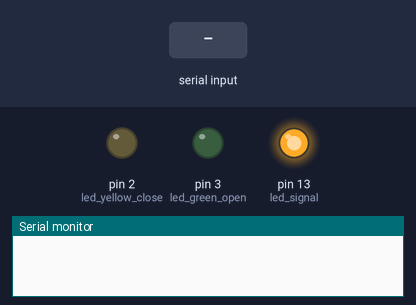
This sketch was run on a simulated Arduino Uno, built with avr-gcc and run on an emulated ATmega328P. Shown: output pins drawn as LEDs (lit = HIGH), the last lines printed to the serial monitor. Dashed ring = blinking. Inputs (shaded band) come from the test bench.

Above: at 0.1 s.
At 6.2 s:
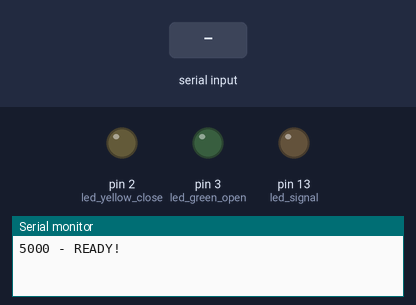
6.3 s: "90,45\n" received over the second serial link
At 7.2 s:
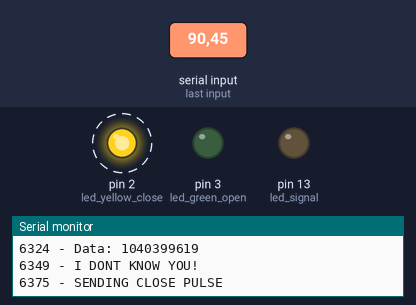
Timing chart, 0 to 15.3 s (numbered marks = the images above; inputs shaded):
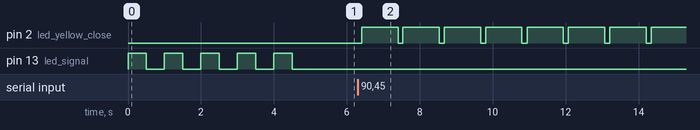

The sketch:

rdm6300Test.ino
```cpp
// Test de la libreria encontrada
#include "rdm630.h"

RDM6300 rfid(6, 8);  //TX-pin of RDM630 connected to Arduino pin 6
int led_yellow_close = 2;
int led_green_open = 3;
int led_signal = 13;
long OPEN_PULSE_WIDTH = 800;
long CLOSE_PULSE_WIDTH = 1000;
long OPEN_STATE_DURATION = 5000;
long CODE_READ_DELAY = 10000;
long codeReadDelayMaxMillis = millis();

void setup()
{
    Serial.begin(9600);  // start serial to PC
    pinMode(led_yellow_close, OUTPUT);
    pinMode(led_green_open, OUTPUT);
    pinMode(led_signal, OUTPUT);
    rfid.begin();
    ledSignal(5,500);
    setMessage("READY!");
}

void loop()
{
  unsigned long rfidTagCode = 0;

  if(rfid.available()){
    setMessage("RFID Data is available! reading it...");
    rfidTagCode = readRFIDCode();
    setMessage("Data: " + String(rfidTagCode));
    if(millis() > codeReadDelayMaxMillis) {
      if(rfidTagCode == 7598635) {
        setMessage("OPEN");
        openPulse();//This involves a closePulse() call inside the openPulse() function.
        codeReadDelayMaxMillis = millis() + CODE_READ_DELAY;
      } else {
        setMessage("I DONT KNOW YOU!");
        closePulse();
      }
    } else {
      setMessage("SkippingNewReads");
      delay(500);
    }
  }
}

void openPulse(){
  setMessage("SENDING OPEN PULSE");
  digitalWrite(led_green_open, HIGH);
  delay(OPEN_PULSE_WIDTH);
  digitalWrite(led_green_open,LOW);
  setMessage("OPEN PULSE DONE! Waiting for OPEN STATE DURATION...");
  delay(OPEN_STATE_DURATION);
  setMessage("OPEN STATE COMPLETE");
  closePulse();
}

void closePulse(){
  setMessage("SENDING CLOSE PULSE");
  digitalWrite(led_yellow_close, HIGH);
  delay(CLOSE_PULSE_WIDTH);
  digitalWrite(led_yellow_close, LOW);
  setMessage("CLOSE PULSE DONE!");
}

unsigned long readRFIDCode(){
  byte data[6];
  byte length;

  rfid.getData(data,length);
  Serial.println("Data valid");
  for(int i=0;i<length;i++){
      Serial.print(data[i],HEX);
      Serial.print(" ");
  }
  Serial.println();
  //concatenate the bytes in the data array to one long which can be
  //rendered as a decimal number
  unsigned long result =
    ((unsigned long int)data[1]<<24) +
    ((unsigned long int)data[2]<<16) +
    ((unsigned long int)data[3]<<8) +
    data[4];
  Serial.print("decimal CardID: ");
  Serial.println(result);
  return result;
}

void ledSignal(int times, int milliseconds){
  for(int i=0; i<times; i++){
    digitalWrite(led_signal, HIGH);
    delay(milliseconds);
    digitalWrite(led_signal, LOW);
    delay(milliseconds);
  }
}

void addToMessage(String message){
  setMessage(message, false);
}

void setMessage(String message){
  setMessage(message, true);
}

void setMessage(String message, bool newLine){
  String timeStamp = String(millis());
  String finalMessage = timeStamp + " - " + message;
  if(newLine){
    Serial.println(finalMessage);
  } else {
    Serial.print(message);
  }
}
```

rdm630.cpp
```cpp
#include "rdm630.h"
#include <string.h>

RDM6300::RDM6300(byte yPinRx, byte yPinTx) : _rfid(yPinRx, yPinTx),
                                             _state(WAITING_FOR_STX)
{
    _readWaitMs = RDM630_READ_WAIT_MS;
}

RDM6300::RDM6300(byte yPinRx, byte yPinTx, unsigned long readWaitMs) : _rfid(yPinRx, yPinTx),
                                                                       _state(WAITING_FOR_STX),
                                                                       _readWaitMs(readWaitMs)
{
}

String RDM6300::toHexString(byte *data, size_t length)
{
    String ret = String("");
    String zero;
    String item;

    for (int i = 0; i < length; i++)
    {
        item = String(data[i], HEX);

        if (item.length() == 1)
        {
            zero = String("0");
            zero.concat(item);
            item = zero;
        }

        ret.concat(item);
    }

    ret.toUpperCase();

    return ret;
}

void RDM6300::begin()
{
    _rfid.begin(9600);
}

void RDM6300::listen()
{
    _rfid.listen();
}

void RDM6300::reset()
{
    memset(_data, 0, sizeof(_data));
    _state = WAITING_FOR_STX;
}

String RDM6300::getTagId()
{
    String ret = String("");

    if (!_rfid.isListening())
    {
        listen();
    }

    unsigned long ini = millis();
    unsigned long end = ini + _readWaitMs;

    while (millis() >= ini && millis() <= end)
    {
        while (_rfid.available() > 0)
        {
            _state = dataParser(_state, _rfid.read());

            if (_state == DATA_VALID)
            {
                break;
            }
        }

        if (_state == DATA_VALID)
        {
            break;
        }
    }

    if (_state != DATA_VALID)
    {
        return ret;
    }

    ret = toHexString(_data, sizeof(_data));

    reset();

    return ret;
}

// FKD
int RDM6300::available(){
  return _rfid.available();
}

// FKD
void RDM6300::getData(char * data, int* dataLength){
  data = _data;
  *dataLength = sizeof(_data);
  return;
}

byte RDM6300::asciiCharToNum(byte data)
{
    return (data > '9' ? data - '0' - 7 : data - '0');
}

RDM6300::state RDM6300::dataParser(state s, byte c)
{
    switch (s)
    {
    case WAITING_FOR_STX:
    case DATA_VALID:
        if (c == STX)
        {
            _iNibbleCtr = -1;
            return READING_DATA;
        }

        break;
    case READING_DATA:
        if (++_iNibbleCtr < 12)
        {
            _data[_iNibbleCtr >> 1] = ((_iNibbleCtr & 0x1) == 0 ? asciiCharToNum(c) << 4 : _data[_iNibbleCtr >> 1] + asciiCharToNum(c));
            return READING_DATA;
        }

        if (c != ETX)
        {
            // Expected end character, but got something else
            return WAITING_FOR_STX;
        }

        for (int i = 0; i < 5; i++)
        {
            _data[5] ^= _data[i];
        }

        if (_data[5] != 0)
        {
            // Checksum doesn't match
            return WAITING_FOR_STX;
        }

        return DATA_VALID;
    default:
        return WAITING_FOR_STX;
    }

    return WAITING_FOR_STX;
}
```

rdm630.h
```cpp
#ifndef RDM630_H
#define RDM630_H

#include "Arduino.h"
#include "SoftwareSerial.h"

const unsigned long RDM630_READ_WAIT_MS = 1000;

class RDM6300
{
public:
  RDM6300(byte yPinRx, byte yPinTx);
  RDM6300(byte yPinRx, byte yPinTx, unsigned long readWaitMs);
  void begin();
  void listen();
  String getTagId();
  static String toHexString(byte *data, size_t length);
  int available();  // FKD
  void getData(char * data, int* dataLength); // FKD

private:
  typedef enum
  {
    WAITING_FOR_STX,
    READING_DATA,
    DATA_VALID
  } state;

  static const int STX = 2;
  static const int ETX = 3;

  byte asciiCharToNum(byte data);
  state dataParser(state s, byte c);
  void reset();

  SoftwareSerial _rfid;
  state _state;
  int _iNibbleCtr;
  byte _data[6];
  unsigned long _readWaitMs;
};

#endif // RDM630_H
```

Measured:
- after the input at 6.3 s, pin 2 (led_yellow_close): alternates HIGH for 1.0 s and LOW for 0.14 s, starting after 0.11 s
